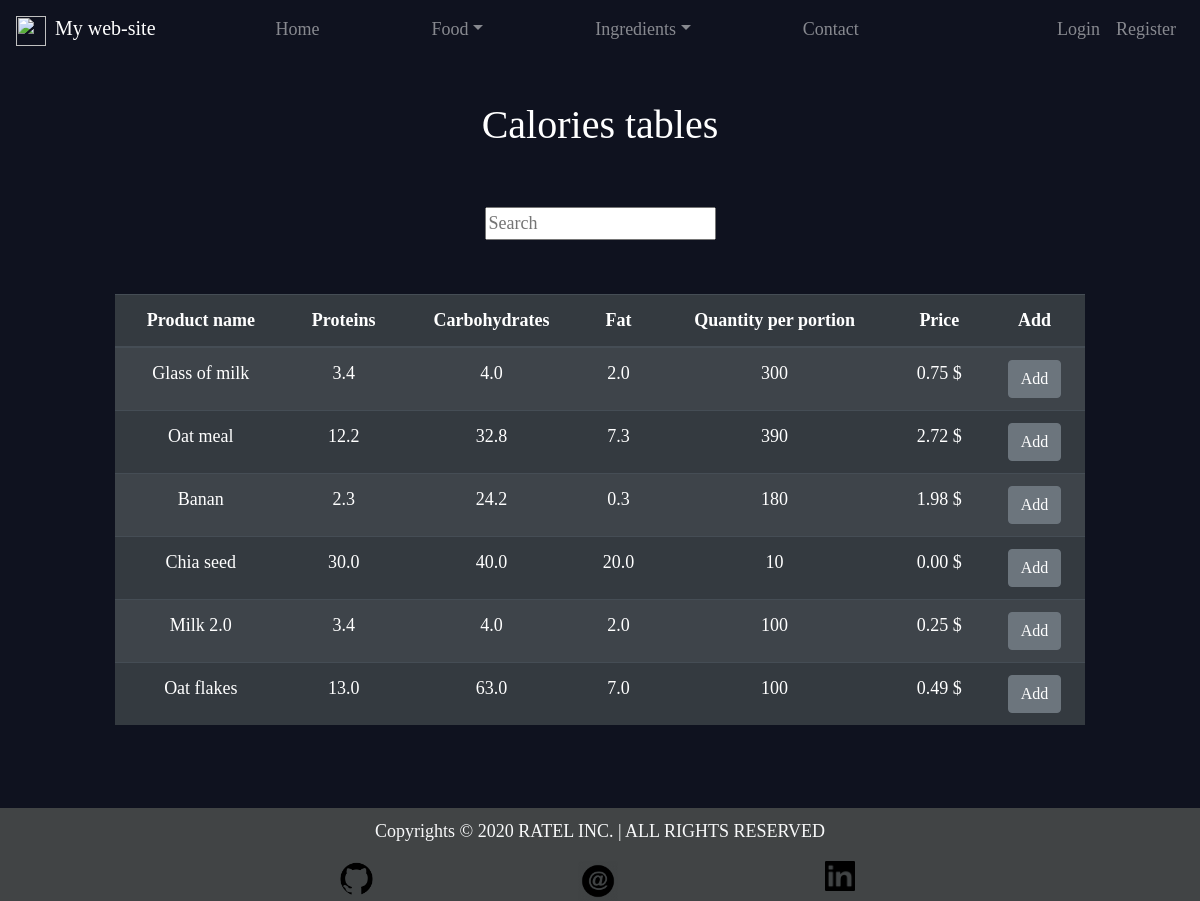
The page /food/prod_table/ on the database as committed earlier.
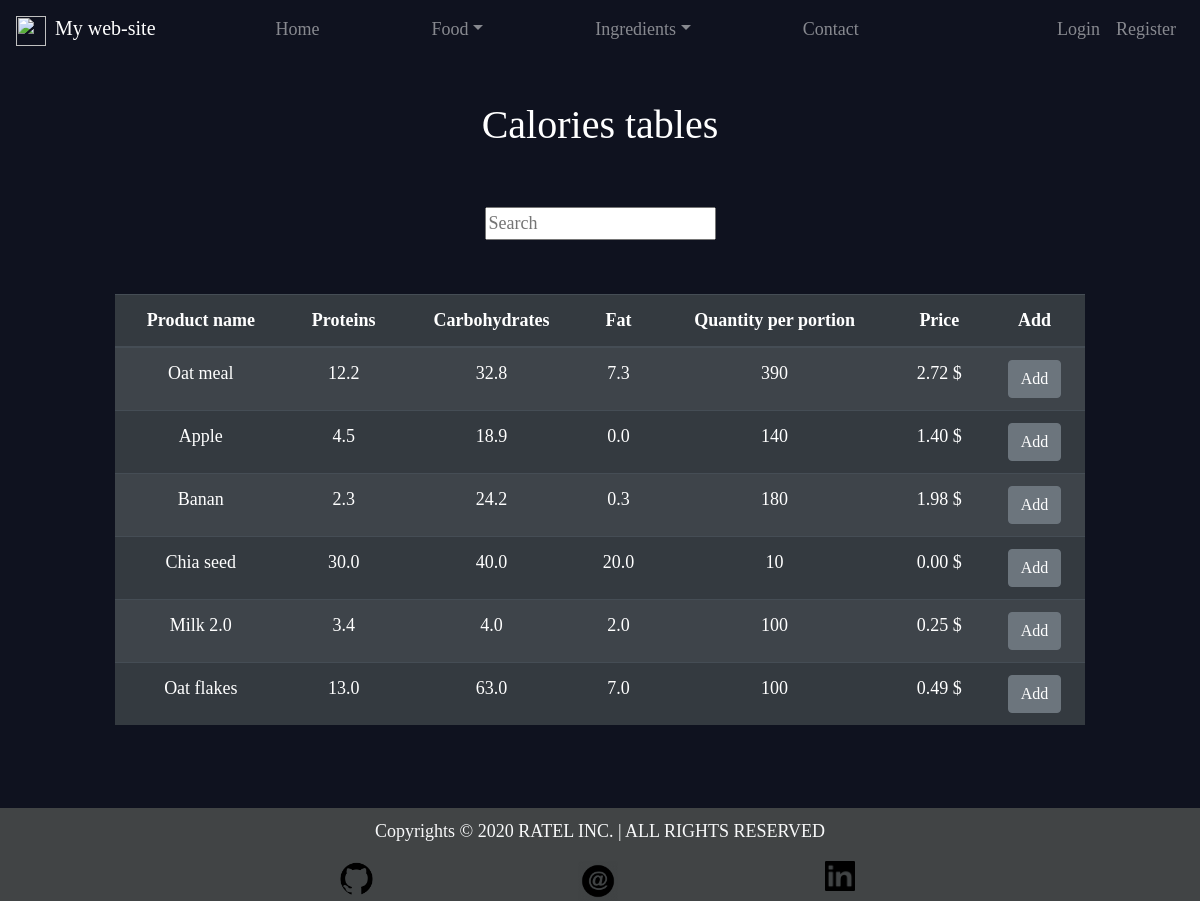
The same page on the database as committed later.
### Food/models.py (models this page shows, shortened)
class Product(models.Model):
	name = models.CharField(max_length=50)
	ingredient = models.ManyToManyField(Ingredient, through="ReceipeIngredient")
	ingredinet_based = models.BooleanField(default=False)
	recipe = models.CharField(max_length=500, blank=True)
	@property
	def total_weight(self):
		product = Product.objects.get(pk=self.pk)
		result = sum([
				ReceipeIngredient.objects.get(ingredient=i, product=product).weight for i in product.ingredient.all()
			])
		return int(result)
	@property
	def total_protein(self):
		product = Product.objects.get(pk=self.pk)
		result = 0
		for i in product.ingredient.all():
			result += i.protein #* ReceipeIngredient.objects.get(ingredient=i, product=product).weight / 100
		return round(result/product.ingredient.count(),1)
	@property
	def total_carbohydrates(self):
		product = Product.objects.get(pk=self.pk)
		result = 0
		for i in product.ingredient.all():
			result += i.carbohydrates #* ReceipeIngredient.objects.get(ingredient=i, product=product).weight / 100
		return round(result/product.ingredient.count(),1)
	@property
	def total_fat(self):
		product = Product.objects.get(pk=self.pk)
		result = 0
		for i in product.ingredient.all():
			result += i.fat #* ReceipeIngredient.objects.get(ingredient=i, product=product).weight / 100
		return round(result/product.ingredient.count(),1)
	@property
	def total_price(self):
		product = Product.objects.get(pk=self.pk)
		result = 0
		for i in product.ingredient.all():
			result += i.price * ReceipeIngredient.objects.get(ingredient=i, product=product).weight / 100
		return round(result,2)
	class Meta:
		ordering = ["name"]

class Ingredient(models.Model):
	name = models.CharField(max_length=50, unique=True)
	protein = models.FloatField()
	carbohydrates = models.FloatField()
	fat = models.FloatField()
	quantity_per_portion = models.IntegerField(blank=True)
	price = models.DecimalField(max_digits=100, decimal_places=2, blank=True)
	food_type = models.CharField(max_length=2, choices=FOOD_TYPE_CHOICES, blank=True)
	class Meta:
		ordering = ["id"]

class ReceipeIngredient(models.Model):
	ingredient = models.ForeignKey(Ingredient, on_delete=models.CASCADE)
	product = models.ForeignKey(Product, on_delete=models.CASCADE)
	weight = models.IntegerField(null=True, blank=True)
	class Meta:
		ordering = ["id"]
		verbose_name_plural = "Receipe Ingredients"

### Food/views.py (the view)
# urls.py: path("prod_table/", ProductsTableView.as_view(), name="prod_table"),
class ProductsTableView(ListView, SuccessMessageMixin):
	template_name = "Food/product_list.html"
	model = Product
	context_object_name = "products"
	paginate_by = 10

### Templates/Food/product_list.html (shortened to what this page needs)
{% extends 'main.html' %}
{% block content %}
	<h1 id="title">Calories tables </h1>
	<form action="{% url 'food:search_results' %}" method="get">
		<input name="word" type="text" placeholder="Search">
	</form>
	<br><br>
	<table class="table table-striped table-dark">
		<thead>
			<tr>
				<th scope="col">Product name</th>
				<th scope="col">Proteins</th>
				<th scope="col">Carbohydrates</th>
				<th scope="col">Fat</th>
				<th scope="col">Quantity per portion</th>
				<th scope="col">Price</th>
				<th scope="col">Add</th>
			</tr>
		</thead>
		<tbody>
			{% for item in products %}
				<tr>
					<td>
						<a class="hyperlink-off" href="{% url 'food:prod_detail' item.pk %}">
							{{ item.name|capfirst }}
						</a>
					</td>
					<td>{{item.total_protein}}</td>
					<td>{{item.total_carbohydrates}}</td>
					<td>{{item.total_fat}}</td>
					<td>{{item.total_weight}}</td>
					<td>{{item.total_price}} $</td>
					<td>
						<button type="button" class="btn btn-secondary">
							<a class="hyperlink-off" href="{% url 'profile:add_to_diet' item.pk %}">Add</a>
						</button>
					</td>
				</tr>
			{% endfor %}
		</tbody>
	</table>
{% endblock %}

### Templates/main.html (shortened to what this page needs)
{% load static %}
<!DOCTYPE html>
<html>
<head>
	<link rel="stylesheet" href="https://stackpath.bootstrapcdn.com/bootstrap/4.4.1/css/bootstrap.min.css">
	<link rel="stylesheet" type="text/css" href="{% static 'style.css' %} ">
</head>
	<body>
		{% include 'navigation_bar.html' %}
		<div class="col-sm-10 container-fluid main">
			{% block content %}{% endblock %}
		</div>
		{% include 'footer.html' %}
	</body>
</html>

### Templates/navigation_bar.html (shortened to what this page needs)
{% load static %}
<header>
	<nav class="navbar navbar-dark .bg-dark navbar-expand-md" id="navbargroup">
		<a class="navbar-brand" href="http://127.0.0.1:8000/">
			<img src="#" width="30" height="30" alt="" class="d-inline-block mr-sm-1">
			My web-site
		</a>
		<div class="collapse navbar-collapse" id="mainmenu">
			<ul class="navbar-nav mr-auto px-md-5" >
				<li class="nav-item px-5" size="16">
					<a  class="nav-link"  href="http://127.0.0.1:8000/">Home</a>
				</li>
				<li class="nav-item dropdown px-md-5">
					<a  class="nav-link dropdown-toggle" data-toggle="dropdown" role="button" aria-expanded="false"
					id="submenu" aria-haspopup="true" href="#">Food</a>
				</li>
				<li class="nav-item dropdown px-md-5">
					<a  class="nav-link dropdown-toggle" data-toggle="dropdown" role="button" aria-expanded="false"
					id="submenu" aria-haspopup="true" href="#">Ingredients</a>
				</li>
				<li class="nav-item px-md-5">
					<a  class="nav-link " href="#">Contact</a>
				</li>
			</ul>
			<div class="navbar-nav">
				{% if request.user.is_authenticated %}
					<a class="nav-item nav-link" href="{% url 'profile:log_out' %}">Logout</a>
					<a class="nav-item nav-link" href="{% url 'profile:profile_details' %}" > Profile </a>
				{% else %}
					<a class="nav-item nav-link" href="{% url 'profile:log_in' %}">Login</a>
					<a class="nav-item nav-link" href="{% url 'profile:registration' %}">Register</a>
				{% endif %}
			</div>
		</div>
	</nav>
</header>

### Templates/footer.html
{% load static %}
<footer class =".bg-secondary mt-sm-1">
	<div>
		<p class="text-light copy">
			Copyrights © 2020 RATEL INC. | ALL RIGHTS RESERVED
		</p>
	</div>
	<div class="row border-top-secondary ">
		<div class="col"></div>
		<div class="col">
			<a href="https://github.com/310224954/">
				<img src="{% static 'media/github-icon.png' %}" width="35" height="35" alt="" class="d-inline-block mr-sm-1">
			</a>
		</div>
		<div class="col">
			<a href="https://piotrluk92@gmail.com">
				<img src="{% static 'media/gmail-icon.png' %}" width="40" height="40" alt="" class="d-inline-block mr-sm-1">
			</a>
		</div>
		<div class="col">
			<a href="https://www.linkedin.com/in/piotr-%C5%82ukaszewski-600b6a12a/">
				<img src="{% static 'media/linkedin-icon.png' %}" width="30" height="30" alt="" class="d-inline-block mr-sm-1">
			</a>
		</div>
		<div class="col"></div>
	</div>
</footer>

### files/style.css (style rules this page uses)
body { background-color: #0f121f; font-family: Ubuntu; color: #fff; font-size:large; text-align: center; }
footer { background: #414445; padding: 10px 10px 0px 10px; position: fixed; bottom: 0; width: 100%; }
.main { min-height: 100vh; height: 100%; }
#navbargroup { padding-bottom: 50px; }
#title { padding-bottom: 50px; }
.hyperlink-off, .hyperlink-off:hover { text-decoration: none; font-family: Ubuntu; color: #fff; }
.copy { padding-bottom: 10; }

Rows that differ between the two databases and show on the page:
removed Product: name "Glass of milk", total_protein "3.4", total_carbohydrates "4.0", total_fat "2.0", total_weight "300", total_price "0.75"
added Product: name "Apple", total_protein "4.5", total_carbohydrates "18.9", total_fat "0.0", total_weight "140", total_price "1.40"
